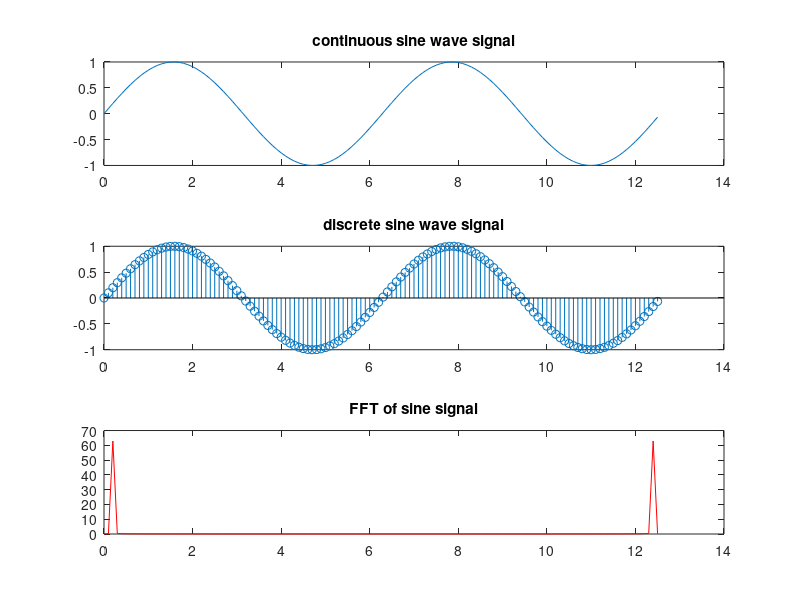

MATLAB code to generate this figure:
%Generation of sine signal
clc;
close all;
clear all;
T = 2*pi;
t = 0: 0.1: 2*T;
f = 1/T;
s = sin(2*pi*f*t);
u = abs(fft(s));
subplot(311)
plot(t,s)
title('continuous sine wave signal')
subplot(312)
stem(t,s)
title('discrete sine wave signal')
subplot(313)
plot(t,u,'r')
title('FFT of sine signal')